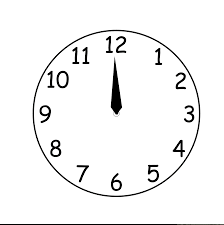
#> input picture python project/clock.png, 224 x 225 px
$ python 'Convert Image to Array.py'
#> lines starting #> are read from the running program, lines starting #| are printed output that depends on the picture
from PIL import Image
image = Image.open('clock.png')
#> image is the input picture: PIL image 224x225 P; mean R, G, B 243.8, 243.8, 243.8
from numpy import asarray
data = asarray(image)
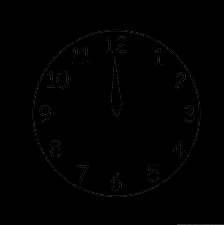
#> data: shape (225, 224); min 0, max 54, mean 0.8
print(data)
#> (printed output is left out)
